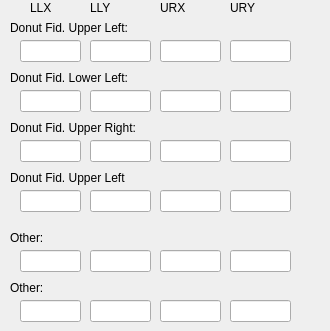
     <widget class="QWidget" name="tab_5">
      <attribute name="title">
       <string>300mm Wafers</string>
      </attribute>
      <widget class="QLabel" name="label_14">
       <property name="geometry">
        <rect>
         <x>230</x>
         <y>0</y>
         <width>31</width>
         <height>16</height>
        </rect>
       </property>
       <property name="text">
        <string>URY</string>
       </property>
      </widget>
      <widget class="QLabel" name="label_15">
       <property name="geometry">
        <rect>
         <x>90</x>
         <y>0</y>
         <width>21</width>
         <height>16</height>
        </rect>
       </property>
       <property name="text">
        <string>LLY</string>
       </property>
      </widget>
      <widget class="QLabel" name="label_16">
       <property name="geometry">
        <rect>
         <x>160</x>
         <y>0</y>
         <width>31</width>
         <height>16</height>
        </rect>
       </property>
       <property name="text">
        <string>URX</string>
       </property>
      </widget>
      <widget class="QLabel" name="label_17">
       <property name="geometry">
        <rect>
         <x>30</x>
         <y>0</y>
         <width>21</width>
         <height>16</height>
        </rect>
       </property>
       <property name="text">
        <string>LLX</string>
       </property>
      </widget>
      <widget class="QLineEdit" name="txt300URXK1">
       <property name="geometry">
        <rect>
         <x>160</x>
         <y>40</y>
         <width>61</width>
         <height>22</height>
        </rect>
       </property>
      </widget>
      <widget class="QLineEdit" name="txt300URYK1">
       <property name="geometry">
        <rect>
         <x>230</x>
         <y>40</y>
         <width>61</width>
         <height>22</height>
        </rect>
       </property>
      </widget>
      <widget class="QLabel" name="label_18">
       <property name="geometry">
        <rect>
         <x>10</x>
         <y>20</y>
         <width>311</width>
         <height>16</height>
        </rect>
       </property>
       <property name="text">
        <string>Donut Fid. Upper Left:</string>
       </property>
      </widget>
      <widget class="QLineEdit" name="txt300LLYK1">
       <property name="geometry">
        <rect>
         <x>90</x>
         <y>40</y>
         <width>61</width>
         <height>22</height>
        </rect>
       </property>
      </widget>
      <widget class="QLineEdit" name="txt300LLXK1">
       <property name="geometry">
        <rect>
         <x>20</x>
         <y>40</y>
         <width>61</width>
         <height>22</height>
        </rect>
       </property>
      </widget>
      <widget class="QLabel" name="label_19">
       <property name="geometry">
        <rect>
         <x>10</x>
         <y>70</y>
         <width>311</width>
         <height>16</height>
        </rect>
       </property>
       <property name="text">
        <string>Donut Fid. Lower Left:</string>
       </property>
      </widget>
      <widget class="QLineEdit" name="txt300LLXK2">
       <property name="geometry">
        <rect>
         <x>20</x>
         <y>90</y>
         <width>61</width>
         <height>22</height>
        </rect>
       </property>
      </widget>
      <widget class="QLineEdit" name="txt300LLYK2">
       <property name="geometry">
        <rect>
         <x>90</x>
         <y>90</y>
         <width>61</width>
         <height>22</height>
        </rect>
       </property>
      </widget>
      <widget class="QLineEdit" name="txt300URXK2">
       <property name="geometry">
        <rect>
         <x>160</x>
         <y>90</y>
         <width>61</width>
         <height>22</height>
        </rect>
       </property>
      </widget>
      <widget class="QLineEdit" name="txt300URYK2">
       <property name="geometry">
        <rect>
         <x>230</x>
         <y>90</y>
         <width>61</width>
         <height>22</height>
        </rect>
       </property>
      </widget>
      <widget class="QLineEdit" name="txt300LLYK3">
       <property name="geometry">
        <rect>
         <x>90</x>
         <y>140</y>
         <width>61</width>
         <height>22</height>
        </rect>
       </property>
      </widget>
      <widget class="QLineEdit" name="txt300URYK3">
       <property name="geometry">
        <rect>
         <x>230</x>
         <y>140</y>
         <width>61</width>
         <height>22</height>
        </rect>
       </property>
      </widget>
      <widget class="QLineEdit" name="txt300LLXK3">
       <property name="geometry">
        <rect>
         <x>20</x>
         <y>140</y>
         <width>61</width>
         <height>22</height>
        </rect>
       </property>
      </widget>
      <widget class="QLineEdit" name="txt300URXK3">
       <property name="geometry">
        <rect>
         <x>160</x>
         <y>140</y>
         <width>61</width>
         <height>22</height>
        </rect>
       </property>
      </widget>
      <widget class="QLabel" name="label_20">
       <property name="geometry">
        <rect>
         <x>10</x>
         <y>120</y>
         <width>311</width>
         <height>16</height>
        </rect>
       </property>
       <property name="text">
        <string>Donut Fid. Upper Right:</string>
       </property>
      </widget>
      <widget class="QLineEdit" name="txt300LLYK4">
       <property name="geometry">
        <rect>
         <x>90</x>
         <y>190</y>
         <width>61</width>
         <height>22</height>
        </rect>
       </property>
       <property name="text">
        <string/>
       </property>
      </widget>
      <widget class="QLineEdit" name="txt300URYK4">
       <property name="geometry">
        <rect>
         <x>230</x>
         <y>190</y>
         <width>61</width>
         <height>22</height>
        </rect>
       </property>
       <property name="text">
        <string/>
       </property>
      </widget>
      <widget class="QLineEdit" name="txt300LLXK4">
       <property name="geometry">
        <rect>
         <x>20</x>
         <y>190</y>
         <width>61</width>
         <height>22</height>
        </rect>
       </property>
       <property name="text">
        <string/>
       </property>
      </widget>
      <widget class="QLineEdit" name="txt300URXK4">
       <property name="geometry">
        <rect>
         <x>160</x>
         <y>190</y>
         <width>61</width>
         <height>22</height>
        </rect>
       </property>
       <property name="text">
        <string/>
       </property>
      </widget>
      <widget class="QLabel" name="label_21">
       <property name="geometry">
        <rect>
         <x>10</x>
         <y>170</y>
         <width>311</width>
         <height>16</height>
        </rect>
       </property>
       <property name="text">
        <string>Donut Fid. Upper Left</string>
       </property>
      </widget>
      <widget class="QLineEdit" name="txt300URXK5">
       <property name="geometry">
        <rect>
         <x>160</x>
         <y>250</y>
         <width>61</width>
         <height>22</height>
        </rect>
       </property>
       <property name="text">
        <string/>
       </property>
      </widget>
      <widget class="QLineEdit" name="txt300URYK5">
       <property name="geometry">
        <rect>
         <x>230</x>
         <y>250</y>
         <width>61</width>
         <height>22</height>
        </rect>
       </property>
       <property name="text">
        <string/>
       </property>
      </widget>
      <widget class="QLabel" name="label_22">
       <property name="geometry">
        <rect>
         <x>10</x>
         <y>230</y>
         <width>311</width>
         <height>16</height>
        </rect>
       </property>
       <property name="text">
        <string>Other:</string>
       </property>
      </widget>
      <widget class="QLineEdit" name="txt300LLXK5">
       <property name="geometry">
        <rect>
         <x>20</x>
         <y>250</y>
         <width>61</width>
         <height>22</height>
        </rect>
       </property>
       <property name="text">
        <string/>
       </property>
      </widget>
      <widget class="QLineEdit" name="txt300LLYK5">
       <property name="geometry">
        <rect>
         <x>90</x>
         <y>250</y>
         <width>61</width>
         <height>22</height>
        </rect>
       </property>
       <property name="text">
        <string/>
       </property>
      </widget>
      <widget class="QLineEdit" name="txt300URYK6">
       <property name="geometry">
        <rect>
         <x>230</x>
         <y>300</y>
         <width>61</width>
         <height>22</height>
        </rect>
       </property>
       <property name="text">
        <string/>
       </property>
      </widget>
      <widget class="QLineEdit" name="txt300LLXK6">
       <property name="geometry">
        <rect>
         <x>20</x>
         <y>300</y>
         <width>61</width>
         <height>22</height>
        </rect>
       </property>
       <property name="text">
        <string/>
       </property>
      </widget>
      <widget class="QLineEdit" name="txt300URXK6">
       <property name="geometry">
        <rect>
         <x>160</x>
         <y>300</y>
         <width>61</width>
         <height>22</height>
        </rect>
       </property>
       <property name="text">
        <string/>
       </property>
      </widget>
      <widget class="QLabel" name="label_23">
       <property name="geometry">
        <rect>
         <x>10</x>
         <y>280</y>
         <width>311</width>
         <height>16</height>
        </rect>
       </property>
       <property name="text">
        <string>Other:</string>
       </property>
      </widget>
      <widget class="QLineEdit" name="txt300LLYK6">
       <property name="geometry">
        <rect>
         <x>90</x>
         <y>300</y>
         <width>61</width>
         <height>22</height>
        </rect>
       </property>
       <property name="text">
        <string/>
       </property>
      </widget>
     </widget>
